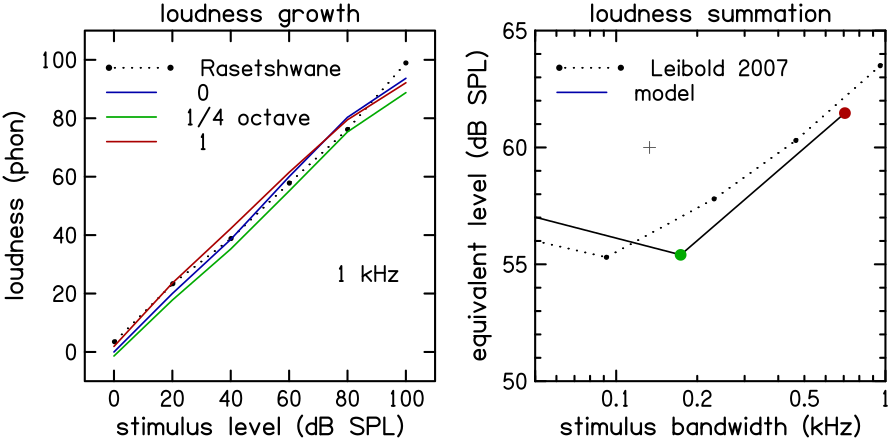

Reproduce this figure in gnuplot.
; ldsum.plt - loudness summation (oct)
;
head=0 : ticsiz=0.7 : ticdir=in : yhor=y
axlwt=0.7 : annlwt=1.1 : lablwt=1.1 : pltlwt=0.9 : labsiz=1.1 : sizfac=6
pltyp=line : clip=y : lintyp=0
xdata=$1 : zdata=0
;
newframe
xllc=1.5 : yllc=2.0
xlen=3.5 : ylen=3.5
xanskp=0
xmin=0 : xmax=100 : xint=5 : xper=100*5/6
ymin=0 : ymax=100 : yint=5 : yper=100*5/6
xlabel=stimulus level (dB SPL)
ylabel=loudness (phon)
tlabel=loudness growth
;
; CLS data - Rasetshwane et al. 2015
lintyp=1 : pltlwt=0.7 : pltype=both : symbol=11 : symsiz=0.3
pltcol=0 : ydata=$3
include ldnclsnh.txt
plot
;
pltyp=lin : lintyp=0 : pltlwt=0.9 : pltype=lines
pltcol=1 : ydata=$2
include ldnsumlv.txt
plot
pltcol=2 : ydata=$4
include ldnsumlv.txt
plot
pltcol=4 : ydata=$7
include ldnsumlv.txt
plot
;---------------- key ---------------------
msgdat=n : mhal=0 : mval=0 : msgsiz=1 : msglwt=1.1 : msgang=0 : mhkey=3.3
pltcol=0 : mvkey=0.3
0.2 3.3 "
|11||_1,pltcol=0,pltlwt=0.7||11|  Rasetshwane
|_0,pltcol=1,pltlwt=0.9|   0
|_0,pltcol=2,pltlwt=0.9|  1/4 octave
|_0,pltcol=4,pltlwt=0.9|   1  
"
2.5 1.0 "1 kHz"
;
newframe
xllc=6
xanskp=0
xmin=0.05 : xmax=1 : xcyc=1 : xper=100 : xfmt=f.2
ymin=50 : ymax=65  : yint=3.5   : yper=100
xann=0.1 0.2 0.5 1
xlabel=stimulus bandwidth (kHz)
ylabel=equivalent level (dB SPL)
tlabel=loudness summation
xdata=$1/1000 : zdata=0
;
; critical-band reference point
pltyp=symb : symb=7 : symsiz=1 : pltlwt=0.5
pltcol=8 : ydata=$2
133 60
plot
;
; Loudness-summation data - Leibold et al. 2007
lintyp=1 : pltlwt=0.7 : pltype=both : symbol=11 : symsiz=0.3
pltcol=0 : ydata=$2
  46 56.1
  92 55.3
 231 57.8
 465 60.3
 956 63.5
2119 66.8
plot
;
xdata=$1
pltype=lines : lintyp=0 : pltlwt=0.9
pltcol=0 : select= : ydata=$5
include ldnsumbw.txt
plot
pltype=symb : symbol=11 : symsiz=0.8
pltcol=2 : select=($1>0.16)&($1<0.26)
include ldnsumbw.txt
plot
pltcol=4 : select=$1>0.7
include ldnsumbw.txt
plot
;---------------- key ---------------------
msgdat=n : mhal=0 : mval=0 : msgsiz=1 : msglwt=1.1 : msgang=0 : mhkey=3.3
pltcol=0 : mvkey=0.3
0.2 3.3 "
|11||_1,pltcol=0,pltlwt=0.7||11|  Leibold 2007
|_0,pltcol=1,pltlwt=0.9|  model
"
